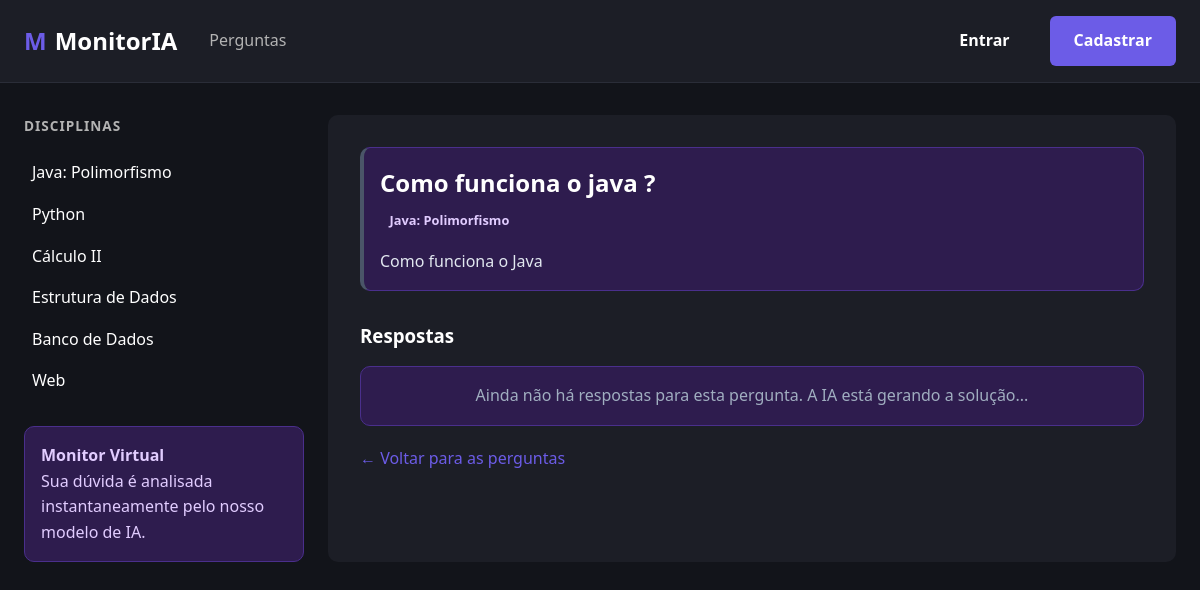
Page /perguntas/3 on the committed database.
### modelos/entidades.py (models this page shows)
class Pergunta(banco.Model):
    __tablename__ = 'perguntas'
    id = banco.Column(banco.Integer, primary_key=True)
    titulo = banco.Column(banco.String(200), nullable=False)
    corpo = banco.Column(banco.Text, nullable=False)
    disciplina = banco.Column(banco.String(100), nullable=False)
    usuario_id = banco.Column(banco.Integer, banco.ForeignKey('usuarios.id'), nullable=False)
    data_criacao = banco.Column(banco.DateTime, default=datetime.utcnow)
    respostas = banco.relationship('Resposta', backref='pergunta', lazy=True)

### controles/rotas_perguntas.py (the view)
@blueprint_perguntas.route('/perguntas/<int:id>')
def ver_pergunta(id):
    try:
        return render_template('ver_pergunta.html',
                               pergunta=servico.buscar_detalhes(id),
                               disciplinas=servico.listar_disciplinas())
    except ValueError:
        return "Pergunta não encontrada", 404

### repositorios/repositorio_pergunta.py (called while the page is built)
    def buscar_por_id(self, id_pergunta: int) -> Pergunta:
        return Pergunta.query.get(id_pergunta)

### servicos/servico_pergunta.py (called while the page is built)
    def buscar_detalhes(self, id_pergunta: int) -> Pergunta:
        pergunta = self.repositorio.buscar_por_id(id_pergunta)
        if not pergunta:
            raise ValueError("Pergunta não encontrada.")
        return pergunta

    def listar_disciplinas(self) -> list[str]:
        return ["Java: Polimorfismo", "Python", "Cálculo II", "Estrutura de Dados", "Banco de Dados", "Web"]

### templates/ver_pergunta.html
{% extends 'base.html' %}
{% block content %}
<div class="box-ia" style="border-left: 4px solid #4a5568;">
    <h2 style="color: white; margin-bottom: 5px;">{{ pergunta.titulo }}</h2>
    <span class="badge" style="margin-bottom: 15px; display: inline-block;">{{ pergunta.disciplina }}</span>
    <p style="color: #e2e8f0; line-height: 1.6;">{{ pergunta.corpo }}</p>
</div>
<h3 style="margin-top: 30px; margin-bottom: 15px; color: white;">Respostas</h3>
{% if pergunta.respostas %}
    {% for resposta in pergunta.respostas %}
        <div class="box-ia {% if resposta.solucao %}solucao-destaque{% endif %}" style="margin-bottom: 20px;">
            <div class="header-ia" style="display: flex; justify-content: space-between; margin-bottom: 15px; color: #a0aec0; font-weight: bold;">
                <span>
                    {% if resposta.eh_ia %} 🤖 IA Assistente {% else %} 👤 Aluno {% endif %}
                </span>
                {% if resposta.solucao %}
                    <span style="color: #4ade80;">✅ Solução Validada pelo Monitor</span>
                {% endif %}
            </div>
            <p style="color: #e2e8f0; line-height: 1.6;">{{ resposta.corpo }}</p>
            {% if session.get('usuario_papel') == 'monitor' and not resposta.solucao %}
                <hr style="border-color: #2d3748; margin: 15px 0;">
                <form action="{{ url_for('perguntas.marcar_solucao', id=resposta.id) }}" method="POST">
                    <button type="submit" class="btn btn-roxo" style="width: 100%;">
                        ⭐ Validar como Melhor Resposta
                    </button>
                </form>
            {% endif %}
        </div>
    {% endfor %}
{% else %}
    <div class="box-ia" style="text-align: center; color: #a0aec0;">
        <p>Ainda não há respostas para esta pergunta. A IA está gerando a solução...</p>
    </div>
{% endif %}
<div style="margin-top: 20px;">
    <a href="{{ url_for('perguntas.base') }}" style="color: var(--roxo-principal); text-decoration: none;">&larr; Voltar para as perguntas</a>
</div>
{% endblock %}

### static/css/estilos.css (style rules this page uses)
:root { --bg-fundo: #12141a; --bg-card: #1c1e26; --bg-ia: #2e1c4e; --texto-principal: #ffffff; --texto-secundario: #b3b3b3; --texto-ia: #e1ccff; --roxo-principal: #6c5ce7; --roxo-hover: #5a4bcf; --roxo-badge: #d1b1ff; --verde-resolvido: #4ade80; --laranja-alerta: #ffac33; --gap-padrao: 1.5rem; --raio-padrao: 10px; }
* { box-sizing: border-box; margin: 0; padding: 0; }
body { font-family: 'Segoe UI', Tahoma, Geneva, Verdana, sans-serif; background-color: var(--bg-fundo); color: var(--texto-principal); line-height: 1.6; }
.box-ia { background-color: var(--bg-ia); border: 1px solid #4a2f8c; border-radius: var(--raio-padrao); padding: 1rem; color: var(--texto-ia); }
.badge { display: inline-flex; align-items: center; gap: 0.4rem; padding: 0.45rem 0.75rem; border-radius: 999px; font-size: 0.9rem; font-weight: 600; }
.badge { padding: 0.2rem 0.6rem; border-radius: 4px; font-size: 0.8rem; font-weight: 600; }

### rows in the picture
Pergunta: titulo "Como funciona o java ?", disciplina "Java: Polimorfismo", corpo "Como funciona o Java"

### other values in the picture
{{ disc }} "Java: Polimorfismo" "Python" "Cálculo II" "Estrutura de Dados" "Banco de Dados" "Web"
